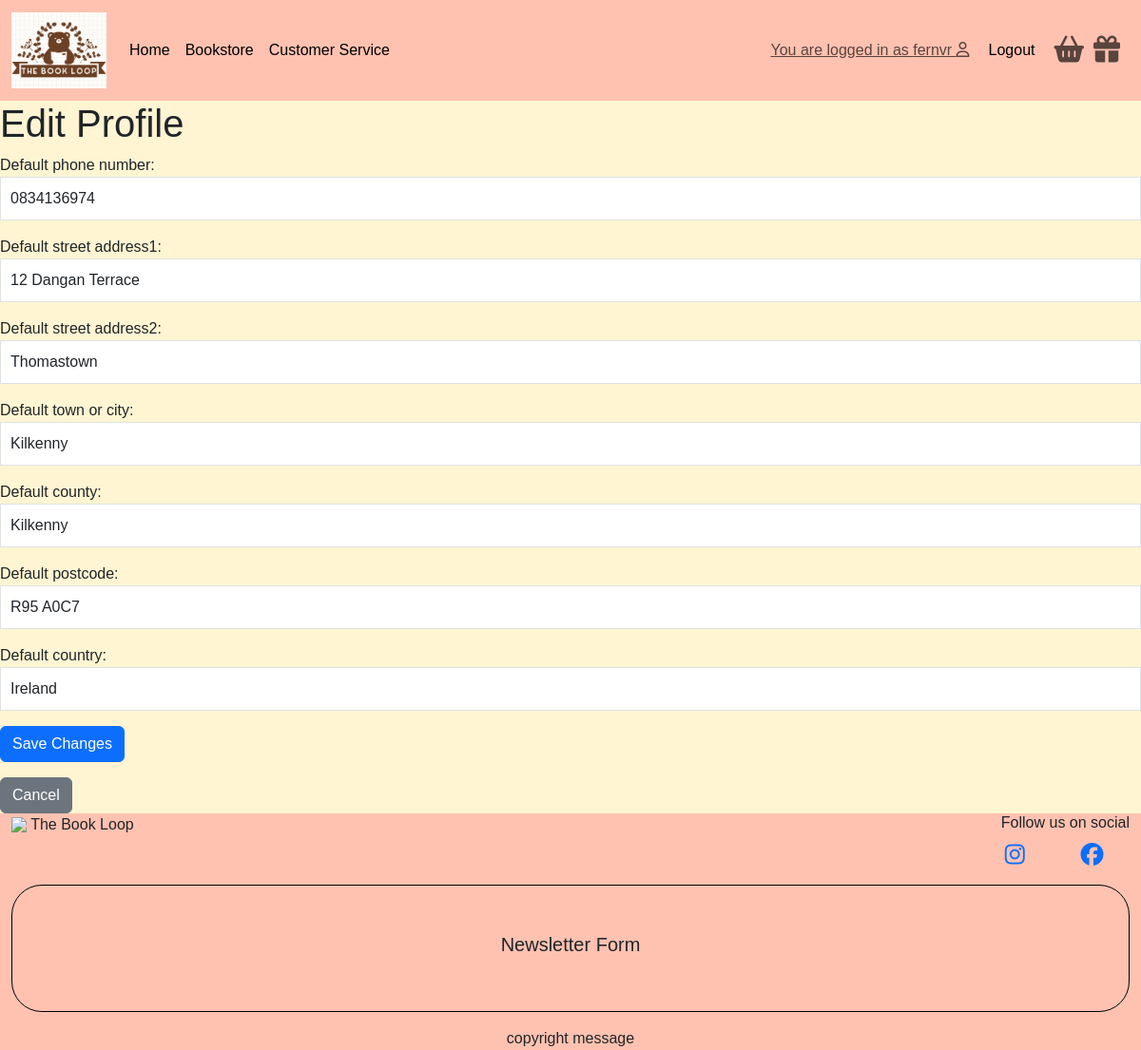
Page /user_profile/edit/ (signed in) on the earlier database version.
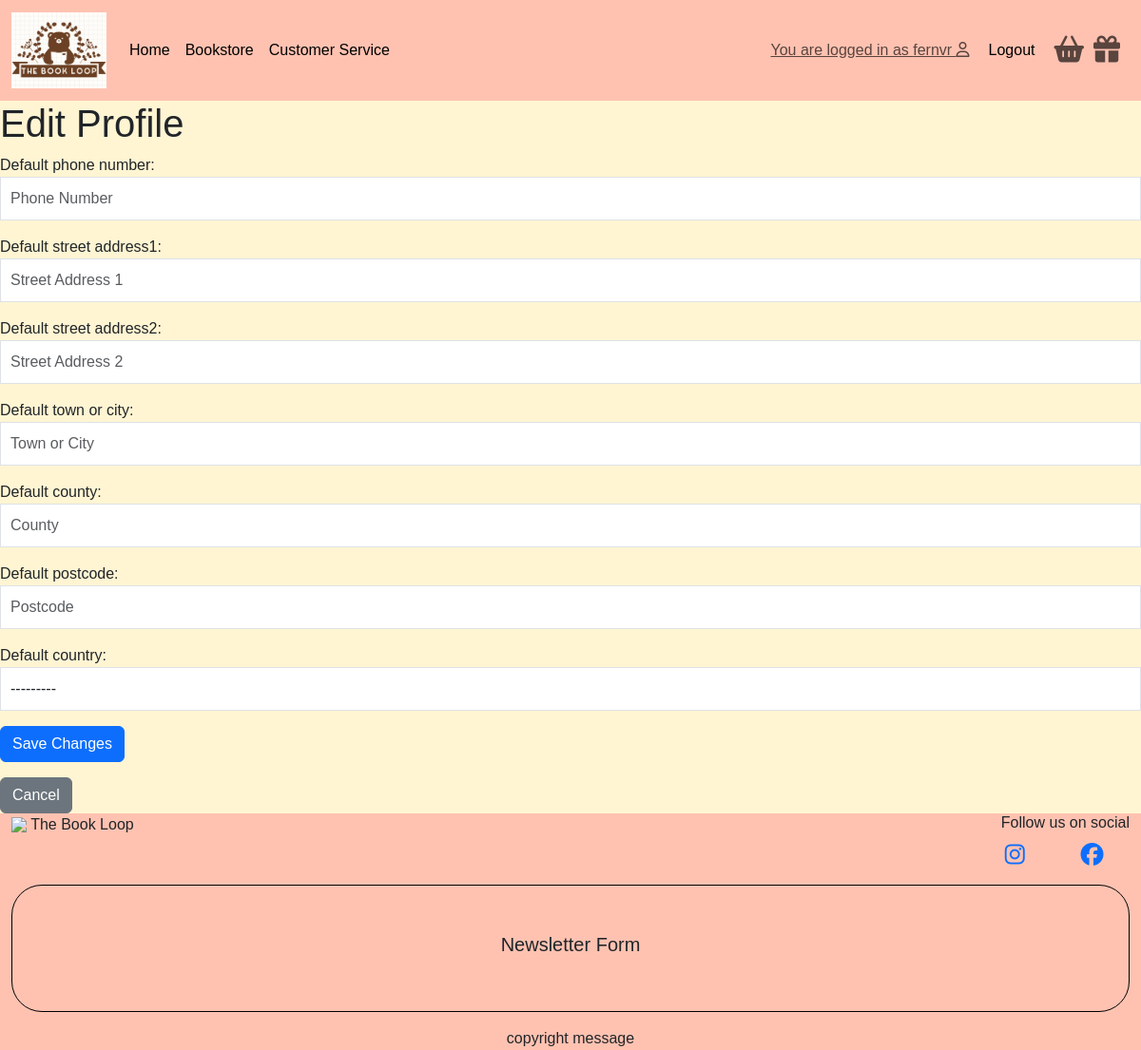
Same page on the later database version.
### user_profile/models.py (models this page shows, shortened)
class UserProfile(models.Model):
    user = models.OneToOneField(User, on_delete=models.CASCADE)
    default_phone_number = models.CharField(max_length=20, null=True, blank=True)
    default_street_address1 = models.CharField(max_length=80, null=True, blank=True)
    default_street_address2 = models.CharField(max_length=80, null=True, blank=True)
    default_town_or_city = models.CharField(max_length=40, null=True, blank=True)
    default_county = models.CharField(max_length=80, null=True, blank=True)
    default_postcode = models.CharField(max_length=20, null=True, blank=True)
    default_country = CountryField(blank_label='Country', null=True, blank=True)

### user_profile/views.py (the view)
# urls.py: path('edit/', views.edit_profile, name='edit_profile'),
@login_required
def edit_profile(request):
    profile = get_object_or_404(UserProfile, user=request.user)
    if request.method == 'POST':
        form = UserProfileForm(request.POST, instance=profile)
        if form.is_valid():
            form.save()
            messages.success(request, 'Your profile has been updated.')
            return redirect('user_profile')
        else:
            messages.error(request, 'Update failed. Please check the form for errors.')
    else:
        form = UserProfileForm(instance=profile)
    template = 'user_profile/edit_profile.html'
    context = {
        'form': form,
    }
    return render(request, template, context)

### user_profile/forms.py
class UserProfileForm(forms.ModelForm):
    class Meta:
        model = UserProfile
        fields = (
            'default_phone_number',
            'default_street_address1',
            'default_street_address2',
            'default_town_or_city',
            'default_county',
            'default_postcode',
            'default_country',
        )
        widgets = {
            'default_phone_number': forms.TextInput(attrs={'class': 'form-control', 'placeholder': 'Phone Number'}),
            'default_street_address1': forms.TextInput(attrs={'class': 'form-control', 'placeholder': 'Street Address 1'}),
            'default_street_address2': forms.TextInput(attrs={'class': 'form-control', 'placeholder': 'Street Address 2'}),
            'default_town_or_city': forms.TextInput(attrs={'class': 'form-control', 'placeholder': 'Town or City'}),
            'default_county': forms.TextInput(attrs={'class': 'form-control', 'placeholder': 'County'}),
            'default_postcode': forms.TextInput(attrs={'class': 'form-control', 'placeholder': 'Postcode'}),
            'default_country': forms.Select(attrs={'class': 'form-control'}),
        }

### user_profile/templates/user_profile/edit_profile.html (shortened to what this page needs)
{% extends "base.html" %}
{% block content %}
<h1>Edit Profile</h1>
<form method="POST" action="{% url 'edit_profile' %}">
    {{ form.as_p }}
    <button type="submit" class="btn btn-primary">Save Changes</button>
</form>
<a href="{% url 'user_profile' %}" class="btn btn-secondary mt-3">Cancel</a>
{% endblock %}

Differences in the rows shown:
changed UserProfile: default_phone_number "0834136974" → (not shown); default_street_address1 "12 Dangan Terrace" → (not shown); default_street_address2 "Thomastown" → (not shown); default_town_or_city "Kilkenny" → (not shown); default_county "Kilkenny" → (not shown); default_postcode "R95 A0C7" → (not shown); default_country "Ireland" → "---------"
